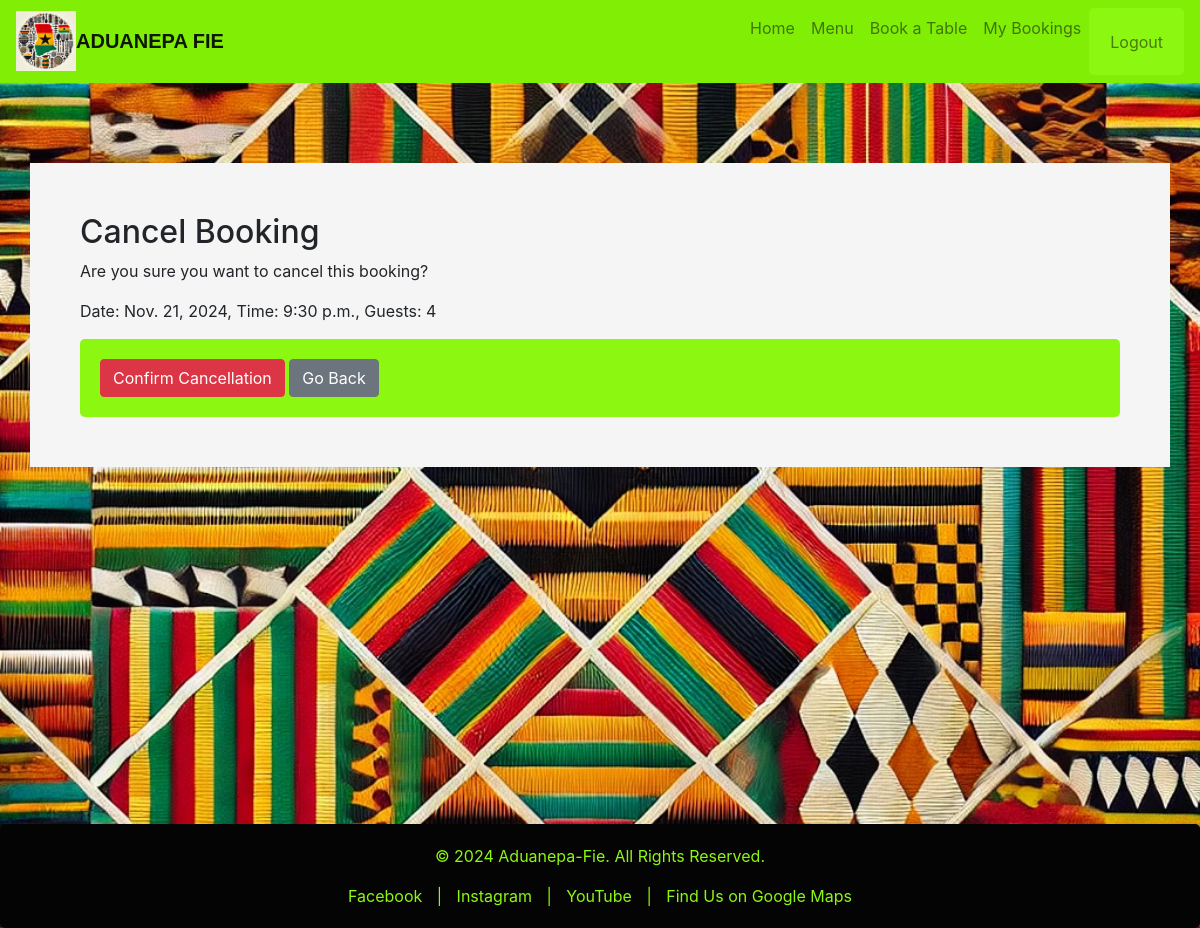
Screenshot of /cancel_booking/24/ (signed in) with the database file from the repository.
### bookings/models.py (models this page shows, shortened)
class Booking(models.Model):
    user = models.ForeignKey(User, on_delete=models.CASCADE)
    table = models.ForeignKey(Table, on_delete=models.CASCADE)
    date = models.DateField()
    time = models.TimeField()
    guests = models.IntegerField()
    created_at = models.DateTimeField(auto_now_add=True)

### bookings/views.py (the view, shortened to what this page needs)
# urls.py: path('cancel_booking/<int:booking_id>/', views.cancel_booking, name='cancel_booking'),
@login_required
def cancel_booking(request, booking_id):
    booking = get_object_or_404(Booking, id=booking_id, user=request.user)
    return render(request, 'cancel_booking.html', {'booking': booking})

### templates/cancel_booking.html (shortened to what this page needs)
{% extends 'base.html' %}
{% block content %}
    <h2>Cancel Booking</h2>
    <p>Are you sure you want to cancel this booking?</p>
    <p>Date: {{ booking.date }}, Time: {{ booking.time }}, Guests: {{ booking.guests }}</p>
    <form method="post">
        <button type="submit" class="btn btn-danger">Confirm Cancellation</button>
        <a href="{% url 'my_bookings' %}" class="btn btn-secondary">Go Back</a>
    </form>
{% endblock %}

### static/css/styles.css (style rules this page uses)
html, body { display: flex; flex-direction: column; max-width: 100%; }
body { background-image: url('/static/images/kente_background.jpg'); background-size: cover; background-repeat: no-repeat; background-position: center; }
form { background-color:#8cf811; padding: 20px; border-radius: 0.3rem; }
.btn-danger { background-color: #dc3545; border-color: #dc3545; }
.btn-secondary { background-color: #6c757d; border-color: #6c757d; }

### rows the page displays
Booking: date "Nov. 21, 2024", time "9:30 p.m.", guests "4"
